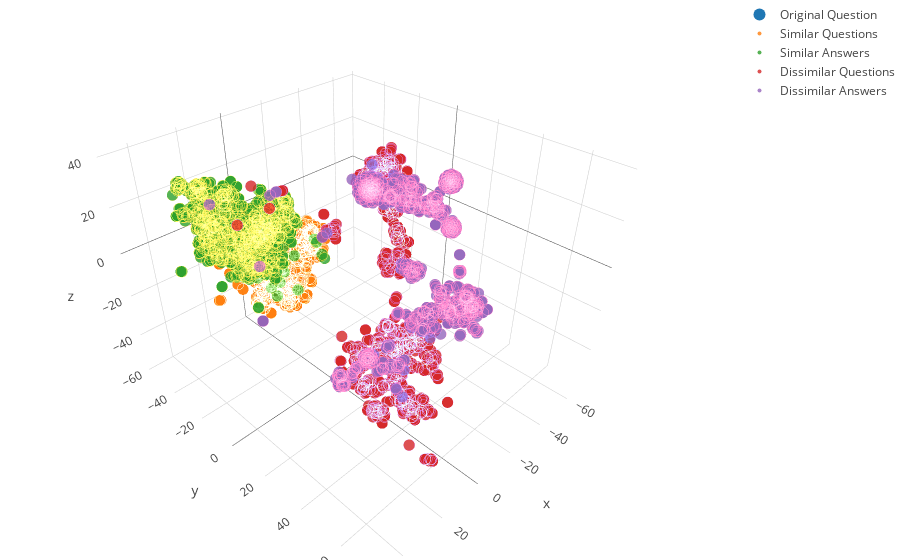

The notebook cell saved with this chart:
### Code cell
import plotly.plotly as py
import plotly.graph_objs as go
from plotly.offline import init_notebook_mode, iplot
init_notebook_mode(connected=True)
import numpy as np
orig_point = go.Scatter3d(
    name = "Original Question",
    x=question_bert_3d_close[0:1,0],
    y=question_bert_3d_close[0:1,1],
    z=question_bert_3d_close[0:1,2],
    mode='markers',
    text = qa["question"].loc[closest_ind_q[:1]],
    marker=dict(
        size=12,
        line=dict(
            color='rgba(255, 0, 0, 0.14)',
            width=0.1
        ),
        opacity=1.0
    )
)

close_q = go.Scatter3d(
    name = "Similar Questions",
    x=question_bert_3d_close[:,0],
    y=question_bert_3d_close[:,1],
    z=question_bert_3d_close[:,2],
    mode='markers',
    text = qa["question"].loc[closest_ind_q],
    marker=dict(
        size=4,
        line=dict(
            color='rgba(217, 217, 217, 0.14)',
            width=0.1
        ),
        opacity=0.8
    )
)

close_a = go.Scatter3d(
    name = "Similar Answers",
    x=answer_bert_3d_close[:,0],
    y=answer_bert_3d_close[:,1],
    z=answer_bert_3d_close[:,2],
    mode='markers',
    text = qa["question"].loc[closest_ind_a],
    marker=dict(
        size=4,
        line=dict(
            color='rgba(244, 100, 40, 0.14)',
            width=0.1
        ),
        opacity=0.8
    )
)

far_q = go.Scatter3d(
    name = "Dissimilar Questions",
    x=question_bert_3d_far[:,0],
    y=question_bert_3d_far[:,1],
    z=question_bert_3d_far[:,2],
    mode='markers',
    text = qa["question"].loc[closest_ind_q],
    marker=dict(
        size=4,
        line=dict(
            color='rgba(40, 100, 217, 0.14)',
            width=0.1
        ),
        opacity=0.8
    )
)

far_a = go.Scatter3d(
    name = "Dissimilar Answers",
    x=answer_bert_3d_far[:,0],
    y=answer_bert_3d_far[:,1],
    z=answer_bert_3d_far[:,2],
    mode='markers',
    text = qa["question"].loc[closest_ind_a],
    marker=dict(
        size=4,
        line=dict(
            color='rgba(255, 40, 40, 0.14)',
            width=0.1
        ),
        opacity=0.8
    )
)

data = [orig_point, close_q, close_a, far_q, far_a]
layout = go.Layout(
    margin=dict(
        l=0,
        r=0,
        b=0,
        t=0
    )
)
fig = go.Figure(data=data, layout=layout)
iplot(fig, filename='simple-3d-scatter')

### Figure 1 — Plotly figure (JSON) as saved in the notebook; plotly's stock layout.template omitted (floating-point values rounded to 4 significant figures; data arrays with more than 128 entries replaced by an {"elided": "..."} marker saying what was removed)
{"data": [{"marker": {"line": {"color": "rgba(255, 0, 0, 0.14)", "width": 0.1}, "opacity": 1, "size": 12}, "mode": "markers", "name": "Original Question", "text": ["incomplete right bundle branch block total cholesterol - 208 hdl - 52 triglycerides - 115 ldl - 133 rbc - 4. 46 hb- 13. 2 pcv - 39. 6 advice pls?"], "type": "scatter3d", "x": [1.242], "y": [-50.09], "z": [-10.41]}, {"marker": {"line": {"color": "rgba(217, 217, 217, 0.14)", "width": 0.1}, "opacity": 0.8, "size": 4}, "mode": "markers", "name": "Similar Questions", "text": {"elided": "2000 str values"}, "type": "scatter3d", "x": {"elided": "1000 float values"}, "y": {"elided": "1000 float values"}, "z": {"elided": "1000 float values"}}, {"marker": {"line": {"color": "rgba(244, 100, 40, 0.14)", "width": 0.1}, "opacity": 0.8, "size": 4}, "mode": "markers", "name": "Similar Answers", "text": {"elided": "2000 str values"}, "type": "scatter3d", "x": {"elided": "1000 float values"}, "y": {"elided": "1000 float values"}, "z": {"elided": "1000 float values"}}, {"marker": {"line": {"color": "rgba(40, 100, 217, 0.14)", "width": 0.1}, "opacity": 0.8, "size": 4}, "mode": "markers", "name": "Dissimilar Questions", "text": {"elided": "2000 str values"}, "type": "scatter3d", "x": {"elided": "1000 float values"}, "y": {"elided": "1000 float values"}, "z": {"elided": "1000 float values"}}, {"marker": {"line": {"color": "rgba(255, 40, 40, 0.14)", "width": 0.1}, "opacity": 0.8, "size": 4}, "mode": "markers", "name": "Dissimilar Answers", "text": {"elided": "2000 str values"}, "type": "scatter3d", "x": {"elided": "1000 float values"}, "y": {"elided": "1000 float values"}, "z": {"elided": "1000 float values"}}], "layout": {"margin": {"b": 0, "l": 0, "r": 0, "t": 0}}}
